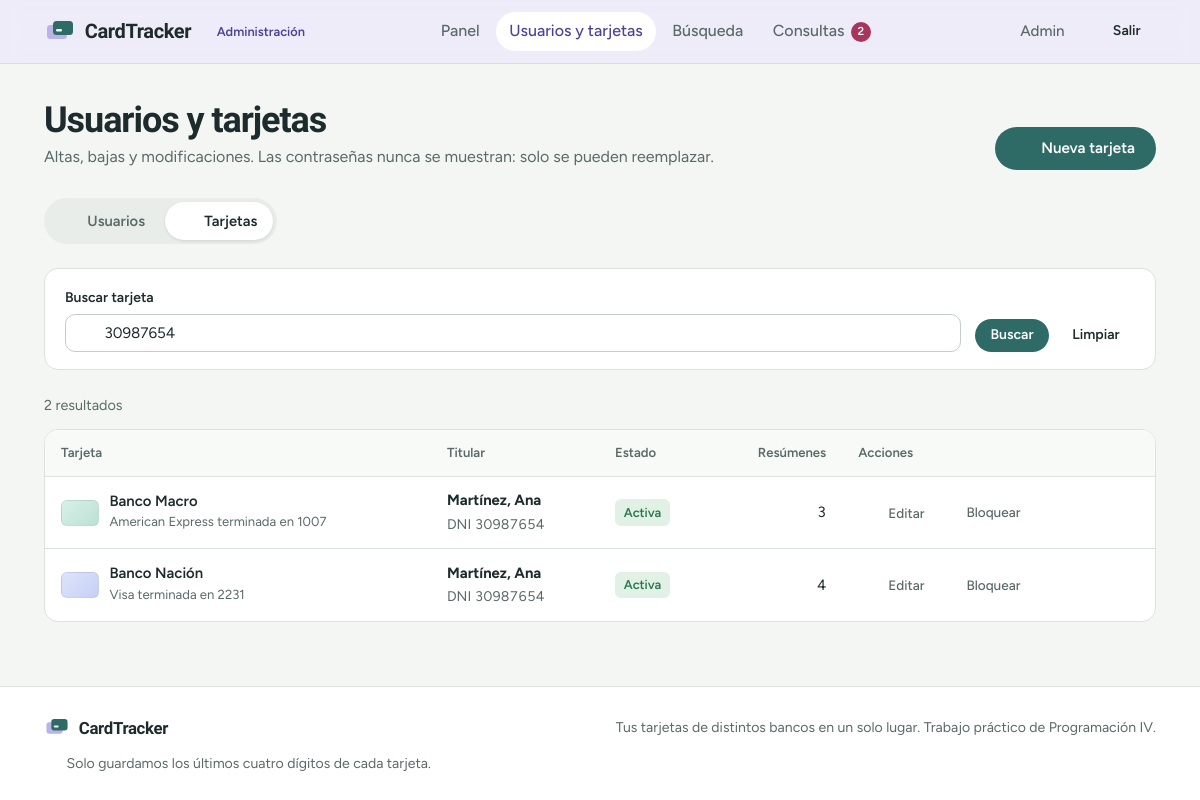
Page /admin_abm.php?seccion=tarjetas&q=30987654 (signed in) on the committed database.
### tables this page shows
CREATE TABLE tarjetas (
    id_tarjeta   INT AUTO_INCREMENT PRIMARY KEY,
    dni_titular  VARCHAR(20) NOT NULL,
    banco_emisor VARCHAR(40) NOT NULL,            
    red          VARCHAR(20) NOT NULL,            
    ultimos4     CHAR(4)     NOT NULL,
    alias        VARCHAR(40) NULL,                
    estado       ENUM('Activa', 'Inactiva', 'Bloqueada') NOT NULL DEFAULT 'Activa',
    creado_el    TIMESTAMP   DEFAULT CURRENT_TIMESTAMP,
    UNIQUE KEY uq_tarjeta (dni_titular, banco_emisor, red, ultimos4),
    FOREIGN KEY (dni_titular) REFERENCES usuarios(documento) ON DELETE CASCADE
);

CREATE TABLE usuarios (
    documento        VARCHAR(20)  PRIMARY KEY,
    tipo_doc         ENUM('DNI', 'PASAPORTE') NOT NULL,
    nombre           VARCHAR(50)  NOT NULL,
    apellido         VARCHAR(50)  NOT NULL,
    fecha_nacimiento DATE         NOT NULL,
    email            VARCHAR(100) NOT NULL UNIQUE,
    usuario          VARCHAR(30)  NOT NULL UNIQUE,
    password_hash    VARCHAR(255) NOT NULL,
    rol              ENUM('General', 'Administrador') NOT NULL DEFAULT 'General',
    creado_el        TIMESTAMP    DEFAULT CURRENT_TIMESTAMP
);

### includes/config.php (called while the page is built, shortened)
<?php
function db(): PDO
{
    static $pdo = null;
    if ($pdo === null) {
        try {
            $pdo = new PDO(
                'mysql:host=' . DB_HOST . ';dbname=' . DB_NAME . ';charset=utf8mb4',
                DB_USER,
                DB_PASS,
                [
                    PDO::ATTR_ERRMODE            => PDO::ERRMODE_EXCEPTION,
                    PDO::ATTR_DEFAULT_FETCH_MODE => PDO::FETCH_ASSOC,
                ]
            );
        } catch (PDOException $e) {
            error_log('CardTracker DB: ' . $e->getMessage());
            http_response_code(500);
            exit('No pudimos conectar con la base de datos. Intentá de nuevo en unos minutos.');
        }
    }
    return $pdo;
}
function e($valor): string
{
    return htmlspecialchars((string)($valor ?? ''), ENT_QUOTES, 'UTF-8');
}
function usuario_actual(): ?array
{
    return [
        'documento' => $_SESSION['documento'],
        'nombre'    => $_SESSION['nombre'],
        'apellido'  => $_SESSION['apellido'],
        'rol'       => $_SESSION['rol'],
    ];
}
function panel_de(string $rol): string
{
    return $rol === 'Administrador' ? 'admin.php' : 'generales.php';
}

### includes/datos.php (called while the page is built, shortened)
<?php
function clase_red(string $red): string
{
    return [
        'Visa' => 'visa', 'Mastercard' => 'mastercard', 'American Express' => 'amex',
        'Cabal' => 'cabal', 'Naranja' => 'naranja',
    ][$red] ?? 'visa';
}

### admin_abm.php (the view, shortened to what this page needs)
<?php
require 'includes/config.php';
require 'includes/datos.php';
require 'includes/layout.php';
$seccion = ($_GET['seccion'] ?? $_POST['seccion'] ?? 'usuarios') === 'tarjetas' ? 'tarjetas' : 'usuarios';
$aqui = 'admin_abm.php?seccion=' . $seccion;
function consulta(string $sql, array $params = []): PDOStatement
{
    $st = db()->prepare($sql);
    $st->execute($params);
    return $st;
}
$q = trim(mb_substr($_GET['q'] ?? '', 0, 60));
$like = '%' . $q . '%';
$previos = datos_previos();
$nuevo = isset($_GET['nuevo']);
if ($seccion === 'usuarios') {
    $lista = consulta("SELECT u.documento, u.tipo_doc, u.nombre, u.apellido, u.email, u.usuario, u.rol,
                              COUNT(t.id_tarjeta) AS tarjetas
                       FROM usuarios u LEFT JOIN tarjetas t ON t.dni_titular = u.documento
                       WHERE (:vacio = '' OR u.documento LIKE :q1 OR u.nombre LIKE :q2 OR u.apellido LIKE :q3
                              OR u.email LIKE :q4 OR u.usuario LIKE :q5)
                       GROUP BY u.documento ORDER BY u.rol DESC, u.apellido, u.nombre",
                      [':vacio' => $q, ':q1' => $like, ':q2' => $like, ':q3' => $like, ':q4' => $like, ':q5' => $like])->fetchAll();
    $editando = null;
    if (isset($_GET['editar'])) {
        $editando = consulta('SELECT documento, tipo_doc, nombre, apellido, email, usuario, rol FROM usuarios WHERE documento = :d',
                             [':d' => $_GET['editar']])->fetch() ?: null;
    }
    $form = array_merge(['documento' => '', 'tipo_doc' => 'DNI', 'nombre' => '', 'apellido' => '', 'email' => '',
                         'usuario' => '', 'rol' => 'General', 'fecha_nacimiento' => ''],
                        $editando ?? [], array_diff_key($previos, ['password' => 1, 'csrf' => 1]));
    $mostrarForm = $nuevo || $editando;
} else {
    $lista = consulta("SELECT t.id_tarjeta, t.dni_titular, t.banco_emisor, t.red, t.ultimos4, t.estado,
                              u.nombre, u.apellido, COUNT(l.id_liquidacion) AS resumenes
                       FROM tarjetas t
                       INNER JOIN usuarios u ON u.documento = t.dni_titular
                       LEFT JOIN liquidaciones l ON l.id_tarjeta = t.id_tarjeta
                       WHERE (:vacio = '' OR t.dni_titular LIKE :q1 OR t.banco_emisor LIKE :q2 OR t.red LIKE :q3
                              OR t.ultimos4 LIKE :q4 OR u.apellido LIKE :q5 OR u.nombre LIKE :q6)
                       GROUP BY t.id_tarjeta ORDER BY u.apellido, t.banco_emisor",
                      [':vacio' => $q, ':q1' => $like, ':q2' => $like, ':q3' => $like, ':q4' => $like, ':q5' => $like, ':q6' => $like])->fetchAll();
    $editando = null;
    $mostrarForm = $nuevo || $editando;
}
encabezado('Usuarios y tarjetas', 'gestion');
?>
<div class="cabecera-pagina">
    <div>
        <h1>Usuarios y tarjetas</h1>
        <p>Altas, bajas y modificaciones. Las contraseñas nunca se muestran: solo se pueden reemplazar.</p>
    </div>
    <a class="boton boton--primario" href="<?= $aqui ?>&nuevo=1"><?= icono('mas') ?><?= $seccion === 'usuarios' ? 'Nuevo usuario' : 'Nueva tarjeta' ?></a>
</div>
<nav class="pestanas" aria-label="Secciones">
    <a href="admin_abm.php?seccion=usuarios" class="<?= $seccion === 'usuarios' ? 'es-activa' : '' ?>"><?= icono('usuarios') ?>Usuarios</a>
    <a href="admin_abm.php?seccion=tarjetas" class="<?= $seccion === 'tarjetas' ? 'es-activa' : '' ?>"><?= icono('tarjeta') ?>Tarjetas</a>
</nav>
<div class="<?= $mostrarForm ? 'dos-columnas' : '' ?>">
    <section>
        <form class="filtros" method="GET" role="search" style="grid-template-columns: 1fr auto">
            <div class="campo">
                <label for="q">Buscar <?= $seccion === 'usuarios' ? 'usuario' : 'tarjeta' ?></label>
                <div class="buscador">
                    <?= icono('buscar') ?>
                    <input type="search" id="q" name="q" value="<?= e($q) ?>"
                           placeholder="<?= $seccion === 'usuarios' ? 'Documento, nombre, correo o usuario' : 'Documento, apellido, banco, red o dígitos' ?>">
                </div>
            </div>
            <div class="filtros__acciones">
                <button class="boton boton--primario boton--chico" type="submit">Buscar</button>
                <?php if ($q !== ''): ?><a class="boton boton--fantasma boton--chico" href="<?= $aqui ?>">Limpiar</a><?php endif; ?>
            </div>
        </form>
        <div class="resultado-info"><span><?= count($lista) ?> resultados</span></div>
        <?php if (!$lista): ?>
            <div class="vacio"><?= icono('buscar') ?><h3>Sin resultados</h3><p>Probá con otro término de búsqueda.</p></div>
        <?php else: ?>
            <div class="tabla-scroll">
                <table class="tabla">
                    <thead><tr><th>Tarjeta</th><th>Titular</th><th>Estado</th><th class="derecha">Resúmenes</th><th>Acciones</th></tr></thead>
                    <tbody>
                    <?php foreach ($lista as $t): ?>
                        <tr class="<?= $editando && (int)$editando['id_tarjeta'] === (int)$t['id_tarjeta'] ? 'es-seleccionada' : '' ?>">
                            <td><?= mini_tarjeta(['alias' => null] + $t, $t['red'] . ' terminada en ' . $t['ultimos4']) ?></td>
                            <td><strong><?= e($t['apellido'] . ', ' . $t['nombre']) ?></strong><br><span class="chico texto-suave numero">DNI <?= e($t['dni_titular']) ?></span></td>
                            <td><span class="insignia insignia--<?= strtolower($t['estado']) ?>"><?= e($t['estado']) ?></span></td>
                            <td class="derecha numero"><?= (int)$t['resumenes'] ?></td>
                            <td>
                                <div class="acciones">
                                    <a class="accion" href="<?= $aqui ?>&editar=<?= (int)$t['id_tarjeta'] ?>"><?= icono('editar') ?>Editar</a>
                                    <form method="POST">
                                        <button class="accion" type="submit"><?= icono($t['estado'] === 'Bloqueada' ? 'play' : 'pausa') ?><?= $t['estado'] === 'Bloqueada' ? 'Desbloquear' : 'Bloquear' ?></button>
                                    </form>
                                    <form method="POST" onsubmit="return confirm('Se eliminará la tarjeta terminada en <?= e($t['ultimos4']) ?> y sus resúmenes. ¿Continuar?');">
                                        <button class="accion accion--peligro" type="submit" aria-label="Eliminar"><?= icono('borrar') ?></button>
                                    </form>
                                </div>
                            </td>
                        </tr>
                    <?php endforeach; ?>
                    </tbody>
                </table>
            </div>
        <?php endif; ?>
    </section>
</div>
<?php pie(); ?>

### includes/layout.php (shortened to what this page needs)
<?php
function icono(string $nombre, string $clase = 'icono'): string
{
    $trazos = [
        'tarjeta'   => '<rect x="2.5" y="5" width="19" height="14" rx="2.5"/><path d="M2.5 10h19M6.5 15h4"/>',
        'resumen'   => '<path d="M6 3h12v18l-3-2-3 2-3-2-3 2V3z"/><path d="M9 8h6M9 12h6"/>',
        'historial' => '<path d="M4 19V9M10 19V5M16 19v-7M21 19H3"/>',
        'campana'   => '<path d="M6 16V11a6 6 0 1 1 12 0v5l1.5 2h-15L6 16z"/><path d="M10 20.5a2 2 0 0 0 4 0"/>',
        'buscar'    => '<circle cx="11" cy="11" r="6.5"/><path d="m20 20-4.2-4.2"/>',
        'escudo'    => '<path d="M12 3 4.5 6v5.5c0 4.6 3.2 8.2 7.5 9.5 4.3-1.3 7.5-4.9 7.5-9.5V6L12 3z"/><path d="m9 12 2 2 4-4"/>',
        'correo'    => '<rect x="3" y="5" width="18" height="14" rx="2"/><path d="m3.5 6.5 8.5 6.5 8.5-6.5"/>',
        'salir'     => '<path d="M14 4h4.5A1.5 1.5 0 0 1 20 5.5v13a1.5 1.5 0 0 1-1.5 1.5H14"/><path d="M10 8l-4 4 4 4M6 12h10"/>',
        'mas'       => '<path d="M12 5v14M5 12h14"/>',
        'editar'    => '<path d="M4 20h4L19 9l-4-4L4 16v4z"/><path d="m13.5 6.5 4 4"/>',
        'borrar'    => '<path d="M4 7h16M10 11v6M14 11v6M6 7l1 13h10l1-13M9 7V4h6v3"/>',
        'check'     => '<path d="m5 12.5 4.5 4.5L19 7.5"/>',
        'usuario'   => '<circle cx="12" cy="8" r="4"/><path d="M4 20c1.5-3.5 4.5-5 8-5s6.5 1.5 8 5"/>',
        'usuarios'  => '<circle cx="9" cy="8" r="3.5"/><path d="M2.5 19c1-3 3.5-4.5 6.5-4.5s5.5 1.5 6.5 4.5"/><path d="M16 4.6a3.5 3.5 0 0 1 0 6.8M18 14.8c1.7.6 2.9 2 3.5 4.2"/>',
        'pausa'     => '<circle cx="12" cy="12" r="9"/><path d="M10 9v6M14 9v6"/>',
        'play'      => '<circle cx="12" cy="12" r="9"/><path d="m10 8.5 5 3.5-5 3.5v-7z"/>',
        'alerta'    => '<path d="M12 4 2.5 20h19L12 4z"/><path d="M12 10v4.5M12 17.5v.01"/>',
        'reloj'     => '<circle cx="12" cy="12" r="9"/><path d="M12 7v5l3 2"/>',
        'menu'      => '<path d="M4 7h16M4 12h16M4 17h16"/>',
        'volver'    => '<path d="M10 6 4 12l6 6M4 12h16"/>',
        'ubicacion' => '<path d="M12 21s-6.5-5.6-6.5-11a6.5 6.5 0 0 1 13 0c0 5.4-6.5 11-6.5 11z"/><circle cx="12" cy="10" r="2.5"/>',
        'deshacer'  => '<path d="M9 14 4 9l5-5"/><path d="M4 9h10a6 6 0 0 1 0 12h-3"/>',
    ];
    return '<svg class="' . e($clase) . '" viewBox="0 0 24 24" fill="none" stroke="currentColor" '
         . 'stroke-width="1.8" stroke-linecap="round" stroke-linejoin="round" aria-hidden="true">'
         . ($trazos[$nombre] ?? '') . '</svg>';
}
function logotipo(): string
{
    return '<svg class="logo__marca" viewBox="0 0 32 32" aria-hidden="true">'
         . '<rect x="3" y="9" width="20" height="14" rx="3.5" fill="var(--c-lila)"/>'
         . '<rect x="9" y="5" width="20" height="14" rx="3.5" fill="var(--c-primario)"/>'
         . '<rect x="12" y="13" width="6" height="2.4" rx="1.2" fill="var(--c-papel)"/>'
         . '</svg><span>CardTracker</span>';
}
function encabezado(string $titulo, string $activo = '', string $claseMain = 'contenido', bool $conMensajes = true): void
{
    $usuario = usuario_actual();
    $rol = $usuario['rol'] ?? null;
    if ($rol === 'General') {
        $cantidadAvisos = count(obtener_avisos($usuario['documento']));
        $enlaces = [
            ['inicio', 'generales.php', 'Inicio', 0],
            ['tarjetas', 'tarjetas.php', 'Mis tarjetas', 0],
            ['resumenes', 'liquidaciones.php', 'Resúmenes', 0],
            ['contacto', 'contacto.php', 'Contacto', 0],
        ];
    } elseif ($rol === 'Administrador') {
        $pendientes = (int)db()->query("SELECT COUNT(*) FROM consultas WHERE resuelto = 'No'")->fetchColumn();
        $enlaces = [
            ['panel', 'admin.php', 'Panel', 0],
            ['gestion', 'admin_abm.php', 'Usuarios y tarjetas', 0],
            ['busqueda', 'admin_busqueda.php', 'Búsqueda', 0],
            ['consultas', 'admin_consultas.php', 'Consultas', $pendientes],
        ];
    }
    ?>
<!DOCTYPE html>
<html lang="es">
<head>
    <link rel="stylesheet" href="banco.css">
</head>
<body class="<?= $rol === 'Administrador' ? 'modo-admin' : '' ?>">
<header class="barra">
    <div class="barra__interior">
        <a class="logo" href="<?= $rol ? panel_de($rol) : 'index.php' ?>"><?= logotipo() ?></a>
        <?php if ($rol === 'Administrador'): ?>
            <span class="etiqueta-admin">Administración</span>
        <?php endif; ?>
        <label for="menu-movil" class="menu-movil__boton" aria-label="Abrir menú"><?= icono('menu') ?></label>
        <nav class="nav" aria-label="Principal">
            <ul class="nav__lista">
                <?php foreach ($enlaces as [$clave, $href, $texto, $contador]): ?>
                    <li>
                        <a href="<?= $href ?>" class="nav__enlace<?= $clave === $activo ? ' es-activo' : '' ?>"
                           <?= $clave === $activo ? 'aria-current="page"' : '' ?>>
                            <?= e($texto) ?>
                            <?php if ($contador > 0): ?><span class="contador"><?= $contador ?></span><?php endif; ?>
                        </a>
                    </li>
                <?php endforeach; ?>
            </ul>
            <div class="nav__acciones">
                <?php if ($usuario): ?>
                    <span class="nav__usuario"><?= icono('usuario') ?><?= e($usuario['nombre']) ?></span>
                    <a href="logout.php" class="boton boton--fantasma boton--chico"><?= icono('salir') ?>Salir</a>
                <?php else: ?>
                    <a href="index.php#ingresar" class="boton boton--fantasma boton--chico">Ingresar</a>
                    <a href="registro.php" class="boton boton--primario boton--chico">Crear cuenta</a>
                <?php endif; ?>
            </div>
        </nav>
    </div>
</header>
<main id="principal" class="<?= e($claseMain) ?>">
<?php
}
    ob_start(); ?>
<?php
function pie(): void
{
    ?>
</main>
<footer class="pie">
    <div class="pie__interior">
        <a class="logo logo--chico" href="index.php"><?= logotipo() ?></a>
        <p>Tus tarjetas de distintos bancos en un solo lugar. Trabajo práctico de Programación IV.</p>
        <p class="pie__privacidad"><?= icono('escudo') ?>Solo guardamos los últimos cuatro dígitos de cada tarjeta.</p>
    </div>
</footer>
</body>
</html>
<?php
}
function mini_tarjeta(array $t, string $detalle = ''): string
{
    $titulo = $t['alias'] ?? '' ?: $t['banco_emisor'];
    $sub = $detalle !== '' ? $detalle : $t['red'] . ' terminada en ' . $t['ultimos4'];
    return '<div class="mini-tarjeta"><span class="mini-tarjeta__muestra mini-tarjeta__muestra--' . clase_red($t['red']) . '"></span>'
         . '<div><strong>' . e($titulo) . '</strong><span>' . e($sub) . '</span></div></div>';
}

### rows in the picture
tarjetas: banco_emisor "Banco Macro", sub "American Express terminada en 1007", dni_titular.nombre "Martínez, Ana", dni_titular "30987654", estado "Activa", resumenes "3", shows "Bloquear"
tarjetas: banco_emisor "Banco Nación", sub "Visa terminada en 2231", dni_titular.nombre "Martínez, Ana", dni_titular "30987654", estado "Activa", resumenes "4", shows "Bloquear"

### other values in the picture
$texto "Panel"
$texto "Usuarios y tarjetas"
$texto "Búsqueda"
$texto "Consultas"
$contador "2"
$usuario['nombre'] "Admin"
count($lista) "2"
